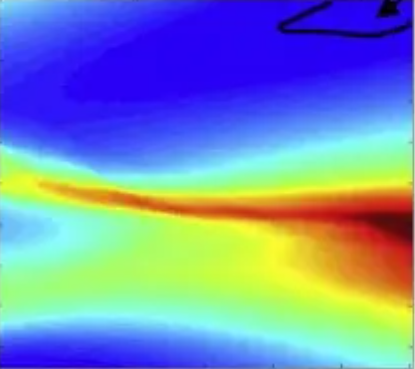
#> input picture 3dTo2d/optimalView.PNG, 415 x 369 px, found by its file name
$ jupyter execute selectBestAngles.ipynb
#> lines starting #> are read from the running program, lines starting #| are printed output that depends on the picture
[cell 1]
import matplotlib.pyplot as plt
import cv2
import numpy as np
from scipy.ndimage import zoom

[cell 2]
p = r"3dTo2d\optimalView.PNG"
img = cv2.imread(p)
#> img is the input picture: shape (369, 415, 3); mean B, G, R 180.3, 139.9, 117.7
#img = cv2.bitwise_not(img)
img = img[..., ::-1]
img_r = cv2.resize(img, [61, 181], fx=0.5, fy=0.5)
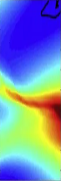
#> img_r: shape (181, 61, 3); mean R, G, B 117.5, 139.7, 180.1
#img_r = cv2.cvtColor(img_r, cv2.COLOR_BGR2RGB)

[cell 3]
plt.imshow(img[..., ::-1])

[cell 4]
print(img.shape)
#| (369, 415, 3)
print(img_r.shape)
#| (181, 61, 3)

[cell 5]
sel_angles = [(-87,27),(-75,-22),(0,0),(87,-27),(87,27),(-43,13),(-43,-11),(43,-13),(43,13)]
x = []
y = []
for i in range(len(sel_angles)):
  prim, sec = sel_angles[i]
  x.append(sec)
  y.append(prim)

im = plt.imread(p)
im = img_r
plt.figure(figsize=(8, 10))
implot = plt.imshow(
    im, extent=[-im.shape[1]/2., im.shape[1]/2., -im.shape[0]/2., im.shape[0]/2.], origin='lower')
plt.scatter(x,y,c="gray")
plt.xlim(-30, 30)
plt.ylim(90, -90)
plt.xlabel("Secondary angle")
plt.ylabel("Primary angle")

for i, txt in enumerate(sel_angles):
    plt.annotate(txt, (x[i], y[i]),c="black")

plt.show()
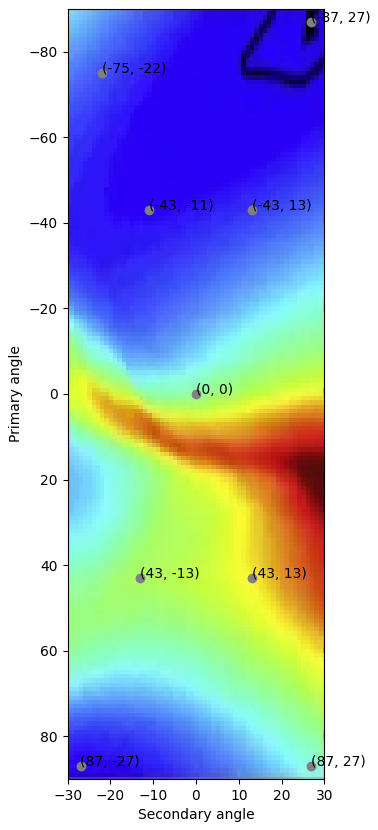
#> figure drawn by matplotlib, 1 panel
